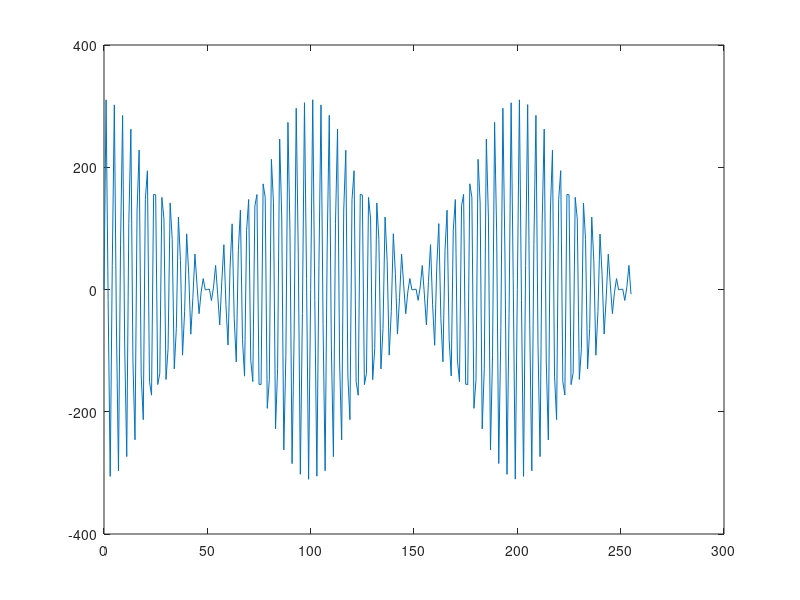
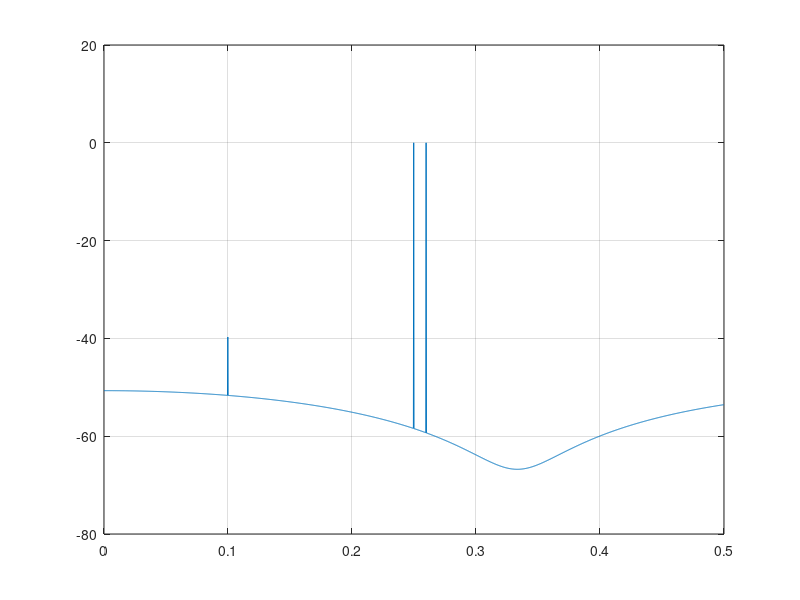

These charts were generated, in order, by the following MATLAB code:
clear all;
close all;
N=256;
n = 0:N-1;
P=0.12;     
h=[1 -0.1 0.09 0.648];        
SNR=[10 50 50];   F=[0.1 0.25 0.26];          
a=sqrt(P);
u=rand(1,20*N); 
u=u-mean(u);u=u*a;
v1=filter(h,1,u);
v=v1(1000:1000+N-1);
A=sqrt(2*P*10.^(SNR/10)) ;   
x1=A(1)*sin(2*pi*F(1)*[0:N-1]);
x2=A(2)*sin(2*pi*F(2)*[0:N-1]);
x3=A(3)*sin(2*pi*F(3)*[0:N-1]);
x=v+x1+x2+x3;
figure(1)
plot(n,x);
save testdat x;
M=4096;H=freqz(h,1,M,1);H=abs(H);H=H.*H;H=P*H;
f=0:1/M:0.5-1/M;
power_y1=pi*A(1)*A(1)/2;
power_y2=pi*A(2)*A(2)/2;
power_y3=pi*A(3)*A(3)/2;
f1=0.1;f2=0.25;f3=0.26;
f1_n=round(f1*M);
f2_n=round(f2*M);
f3_n=round(f3*M);
H(f1_n)=H(f1_n)+power_y1;
H(f2_n)=H(f2_n)+power_y2;
H(f3_n)=H(f3_n)+power_y3;
PSD=10*log10(H/max(H)+eps);
figure('color','w');plot(f,PSD(1:2048));grid on;
